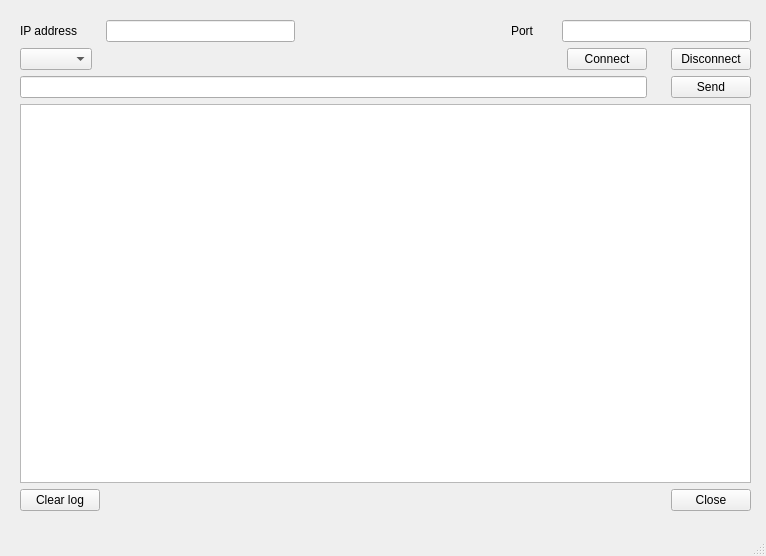
<?xml version="1.0" encoding="UTF-8"?>
<ui version="4.0">
 <class>MainWindow</class>
 <widget class="QMainWindow" name="MainWindow">
  <property name="geometry">
   <rect>
    <x>0</x>
    <y>0</y>
    <width>766</width>
    <height>556</height>
   </rect>
  </property>
  <property name="windowTitle">
   <string>UDP client</string>
  </property>
  <widget class="QWidget" name="centralwidget">
   <widget class="QWidget" name="layoutWidget">
    <property name="geometry">
     <rect>
      <x>20</x>
      <y>20</y>
      <width>731</width>
      <height>491</height>
     </rect>
    </property>
    <layout class="QVBoxLayout" name="verticalLayout">
     <item>
      <layout class="QHBoxLayout" name="horizontalLayout">
       <property name="spacing">
        <number>28</number>
       </property>
       <item>
        <widget class="QLabel" name="label">
         <property name="text">
          <string>IP address</string>
         </property>
        </widget>
       </item>
       <item>
        <widget class="QLineEdit" name="lineEditIpAddress"/>
       </item>
       <item>
        <spacer name="horizontalSpacer_3">
         <property name="orientation">
          <enum>Qt::Orientation::Horizontal</enum>
         </property>
         <property name="sizeHint" stdset="0">
          <size>
           <width>40</width>
           <height>20</height>
          </size>
         </property>
        </spacer>
       </item>
       <item>
        <widget class="QLabel" name="label_2">
         <property name="text">
          <string>Port</string>
         </property>
        </widget>
       </item>
       <item>
        <widget class="QLineEdit" name="lineEditPort">
         <property name="layoutDirection">
          <enum>Qt::LayoutDirection::LeftToRight</enum>
         </property>
         <property name="alignment">
          <set>Qt::AlignmentFlag::AlignRight|Qt::AlignmentFlag::AlignTrailing|Qt::AlignmentFlag::AlignVCenter</set>
         </property>
        </widget>
       </item>
      </layout>
     </item>
     <item>
      <layout class="QHBoxLayout" name="horizontalLayout_2">
       <property name="spacing">
        <number>24</number>
       </property>
       <item>
        <widget class="QComboBox" name="comboBoxIpVersion"/>
       </item>
       <item>
        <spacer name="horizontalSpacer">
         <property name="orientation">
          <enum>Qt::Orientation::Horizontal</enum>
         </property>
         <property name="sizeHint" stdset="0">
          <size>
           <width>40</width>
           <height>20</height>
          </size>
         </property>
        </spacer>
       </item>
       <item>
        <widget class="QPushButton" name="pushButtonConnect">
         <property name="text">
          <string>Connect</string>
         </property>
        </widget>
       </item>
       <item>
        <widget class="QPushButton" name="pushButtonDisconnect">
         <property name="text">
          <string>Disconnect</string>
         </property>
        </widget>
       </item>
      </layout>
     </item>
     <item>
      <layout class="QHBoxLayout" name="horizontalLayout_3">
       <property name="spacing">
        <number>24</number>
       </property>
       <item>
        <widget class="QLineEdit" name="lineEditData"/>
       </item>
       <item>
        <widget class="QPushButton" name="pushButtonSend">
         <property name="text">
          <string>Send</string>
         </property>
        </widget>
       </item>
      </layout>
     </item>
     <item>
      <widget class="QTextEdit" name="textEditLog">
       <property name="readOnly">
        <bool>true</bool>
       </property>
      </widget>
     </item>
     <item>
      <layout class="QHBoxLayout" name="horizontalLayout_4">
       <item>
        <widget class="QPushButton" name="pushButtonClearLog">
         <property name="text">
          <string>Clear log</string>
         </property>
        </widget>
       </item>
       <item>
        <spacer name="horizontalSpacer_2">
         <property name="orientation">
          <enum>Qt::Orientation::Horizontal</enum>
         </property>
         <property name="sizeHint" stdset="0">
          <size>
           <width>40</width>
           <height>20</height>
          </size>
         </property>
        </spacer>
       </item>
       <item>
        <widget class="QPushButton" name="pushButtonClose">
         <property name="text">
          <string>Close</string>
         </property>
        </widget>
       </item>
      </layout>
     </item>
    </layout>
   </widget>
  </widget>
  <widget class="QMenuBar" name="menubar">
   <property name="geometry">
    <rect>
     <x>0</x>
     <y>0</y>
     <width>766</width>
     <height>22</height>
    </rect>
   </property>
  </widget>
  <widget class="QStatusBar" name="statusbar"/>
 </widget>
 <resources/>
 <connections/>
</ui>
